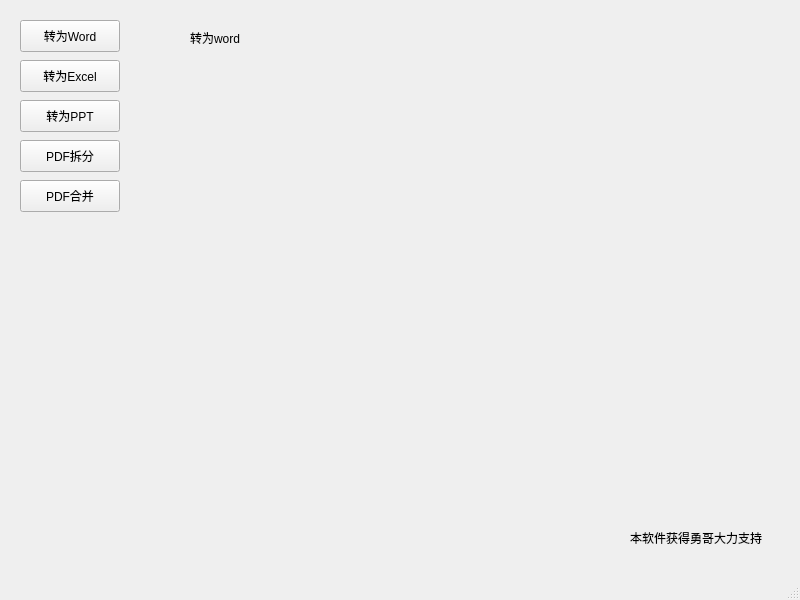
<?xml version="1.0" encoding="UTF-8"?>
<ui version="4.0">
 <class>MainWindow</class>
 <widget class="QMainWindow" name="MainWindow">
  <property name="geometry">
   <rect>
    <x>0</x>
    <y>0</y>
    <width>800</width>
    <height>600</height>
   </rect>
  </property>
  <property name="windowTitle">
   <string>MainWindow</string>
  </property>
  <widget class="QWidget" name="centralwidget">
   <widget class="QPushButton" name="tab_button_word">
    <property name="geometry">
     <rect>
      <x>20</x>
      <y>20</y>
      <width>100</width>
      <height>32</height>
     </rect>
    </property>
    <property name="text">
     <string>转为Word</string>
    </property>
   </widget>
   <widget class="QPushButton" name="tab_button_excel">
    <property name="geometry">
     <rect>
      <x>20</x>
      <y>60</y>
      <width>100</width>
      <height>32</height>
     </rect>
    </property>
    <property name="text">
     <string>转为Excel</string>
    </property>
   </widget>
   <widget class="QPushButton" name="tab_button_ppt">
    <property name="geometry">
     <rect>
      <x>20</x>
      <y>100</y>
      <width>100</width>
      <height>32</height>
     </rect>
    </property>
    <property name="text">
     <string>转为PPT</string>
    </property>
   </widget>
   <widget class="QPushButton" name="tab_button_split">
    <property name="geometry">
     <rect>
      <x>20</x>
      <y>140</y>
      <width>100</width>
      <height>32</height>
     </rect>
    </property>
    <property name="text">
     <string>PDF拆分</string>
    </property>
   </widget>
   <widget class="QPushButton" name="tab_button_merge">
    <property name="geometry">
     <rect>
      <x>20</x>
      <y>180</y>
      <width>100</width>
      <height>32</height>
     </rect>
    </property>
    <property name="text">
     <string>PDF合并</string>
    </property>
   </widget>
   <widget class="QStackedWidget" name="stackedWidget">
    <property name="geometry">
     <rect>
      <x>150</x>
      <y>10</y>
      <width>621</width>
      <height>511</height>
     </rect>
    </property>
    <widget class="QWidget" name="word">
     <widget class="QLabel" name="label">
      <property name="geometry">
       <rect>
        <x>40</x>
        <y>20</y>
        <width>141</width>
        <height>16</height>
       </rect>
      </property>
      <property name="text">
       <string>转为word</string>
      </property>
     </widget>
    </widget>
    <widget class="QWidget" name="excel">
     <widget class="QLabel" name="label_2">
      <property name="geometry">
       <rect>
        <x>40</x>
        <y>40</y>
        <width>141</width>
        <height>16</height>
       </rect>
      </property>
      <property name="text">
       <string>转为excel</string>
      </property>
     </widget>
    </widget>
    <widget class="QWidget" name="ppt">
     <widget class="QLabel" name="label_3">
      <property name="geometry">
       <rect>
        <x>30</x>
        <y>30</y>
        <width>141</width>
        <height>16</height>
       </rect>
      </property>
      <property name="text">
       <string>转为ppt</string>
      </property>
     </widget>
    </widget>
    <widget class="QWidget" name="split">
     <widget class="QLabel" name="label_4">
      <property name="geometry">
       <rect>
        <x>20</x>
        <y>20</y>
        <width>58</width>
        <height>16</height>
       </rect>
      </property>
      <property name="text">
       <string>PDF拆分</string>
      </property>
     </widget>
    </widget>
    <widget class="QWidget" name="merge">
     <widget class="QListWidget" name="merge_listwidget">
      <property name="geometry">
       <rect>
        <x>30</x>
        <y>40</y>
        <width>431</width>
        <height>291</height>
       </rect>
      </property>
     </widget>
     <widget class="QPushButton" name="merge_up_button">
      <property name="geometry">
       <rect>
        <x>470</x>
        <y>210</y>
        <width>100</width>
        <height>32</height>
       </rect>
      </property>
      <property name="text">
       <string>上移</string>
      </property>
     </widget>
     <widget class="QPushButton" name="merge_down_button">
      <property name="geometry">
       <rect>
        <x>470</x>
        <y>240</y>
        <width>100</width>
        <height>32</height>
       </rect>
      </property>
      <property name="text">
       <string>下移</string>
      </property>
     </widget>
     <widget class="QPushButton" name="merge_delete_button">
      <property name="geometry">
       <rect>
        <x>470</x>
        <y>270</y>
        <width>100</width>
        <height>32</height>
       </rect>
      </property>
      <property name="text">
       <string>删除</string>
      </property>
     </widget>
     <widget class="QPushButton" name="merge_add_button">
      <property name="geometry">
       <rect>
        <x>470</x>
        <y>300</y>
        <width>100</width>
        <height>32</height>
       </rect>
      </property>
      <property name="text">
       <string>添加</string>
      </property>
     </widget>
     <widget class="QLabel" name="label_5">
      <property name="geometry">
       <rect>
        <x>40</x>
        <y>10</y>
        <width>58</width>
        <height>16</height>
       </rect>
      </property>
      <property name="text">
       <string>PDF合并</string>
      </property>
     </widget>
     <widget class="QLabel" name="label_6">
      <property name="geometry">
       <rect>
        <x>30</x>
        <y>370</y>
        <width>71</width>
        <height>20</height>
       </rect>
      </property>
      <property name="text">
       <string>输出名称：</string>
      </property>
     </widget>
     <widget class="QLineEdit" name="merge_output_field">
      <property name="geometry">
       <rect>
        <x>100</x>
        <y>370</y>
        <width>191</width>
        <height>21</height>
       </rect>
      </property>
     </widget>
     <widget class="QLabel" name="label_7">
      <property name="geometry">
       <rect>
        <x>300</x>
        <y>373</y>
        <width>58</width>
        <height>16</height>
       </rect>
      </property>
      <property name="text">
       <string>.pdf</string>
      </property>
     </widget>
     <widget class="QLabel" name="label_8">
      <property name="geometry">
       <rect>
        <x>30</x>
        <y>420</y>
        <width>71</width>
        <height>20</height>
       </rect>
      </property>
      <property name="text">
       <string>输出目录：</string>
      </property>
     </widget>
     <widget class="QPushButton" name="merge_folder_button">
      <property name="geometry">
       <rect>
        <x>110</x>
        <y>415</y>
        <width>100</width>
        <height>32</height>
       </rect>
      </property>
      <property name="text">
       <string>PDF相同目录</string>
      </property>
     </widget>
     <widget class="QPushButton" name="merge_start_button">
      <property name="geometry">
       <rect>
        <x>470</x>
        <y>415</y>
        <width>100</width>
        <height>32</height>
       </rect>
      </property>
      <property name="text">
       <string>开始转换</string>
      </property>
     </widget>
     <widget class="QLabel" name="merge_output_label">
      <property name="geometry">
       <rect>
        <x>120</x>
        <y>450</y>
        <width>341</width>
        <height>16</height>
       </rect>
      </property>
      <property name="text">
       <string>请选择目录</string>
      </property>
     </widget>
    </widget>
   </widget>
   <widget class="QLabel" name="label_9">
    <property name="geometry">
     <rect>
      <x>630</x>
      <y>530</y>
      <width>161</width>
      <height>16</height>
     </rect>
    </property>
    <property name="text">
     <string>本软件获得勇哥大力支持</string>
    </property>
   </widget>
  </widget>
  <widget class="QMenuBar" name="menubar">
   <property name="geometry">
    <rect>
     <x>0</x>
     <y>0</y>
     <width>800</width>
     <height>24</height>
    </rect>
   </property>
  </widget>
  <widget class="QStatusBar" name="statusbar"/>
 </widget>
 <resources/>
 <connections/>
</ui>
